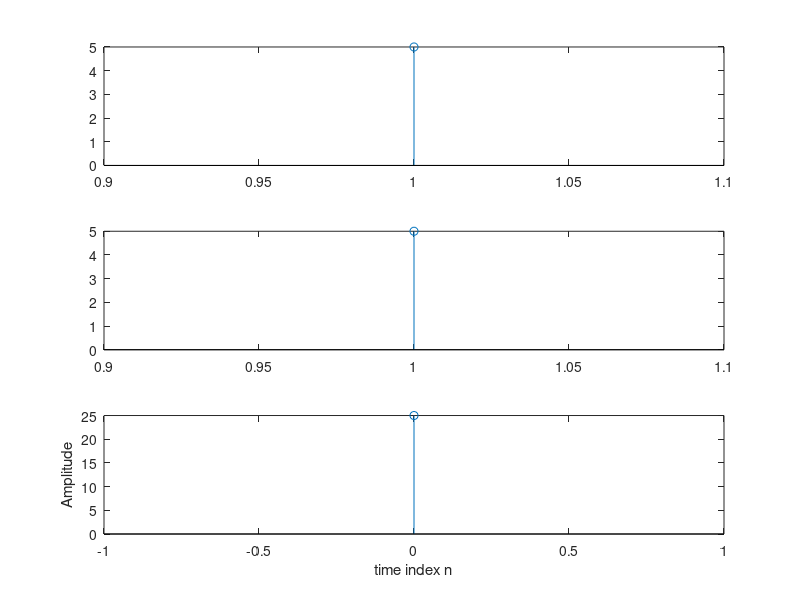

MATLAB code to generate this figure:
a=input("Enter the first sequence= ");
b=input("Enter the second sequence =");
c=conv(a,b);
M=length(c)-1;
N=0:1:M;
disp('o/p sequence');
disp(c);
subplot(3,1,1);
stem(a)
subplot(3,1,2);
stem(b)
subplot(3,1,3);
stem(N,c);
xlabel('time index n');
ylabel('Amplitude');